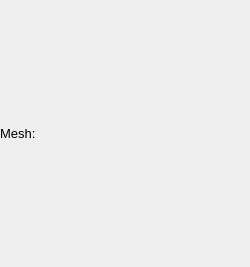
<?xml version="1.0" encoding="UTF-8"?>
<ui version="4.0">
 <class>MeshPreviewEditor</class>
 <widget class="QWidget" name="MeshPreviewEditor">
  <property name="geometry">
   <rect>
    <x>0</x>
    <y>0</y>
    <width>250</width>
    <height>267</height>
   </rect>
  </property>
  <property name="windowTitle">
   <string>MeshPreviewEditor</string>
  </property>
  <layout class="QVBoxLayout" name="verticalLayout">
   <property name="spacing">
    <number>0</number>
   </property>
   <property name="margin">
    <number>0</number>
   </property>
   <item>
    <layout class="QVBoxLayout" name="imageLayout">
     <item>
      <widget class="QLabel" name="fileNameLabel">
       <property name="font">
        <font>
         <pointsize>10</pointsize>
        </font>
       </property>
       <property name="text">
        <string>Mesh:</string>
       </property>
       <property name="wordWrap">
        <bool>true</bool>
       </property>
      </widget>
     </item>
    </layout>
   </item>
   <item>
    <layout class="QHBoxLayout" name="horizontalLayout"/>
   </item>
  </layout>
 </widget>
 <resources/>
 <connections/>
</ui>
